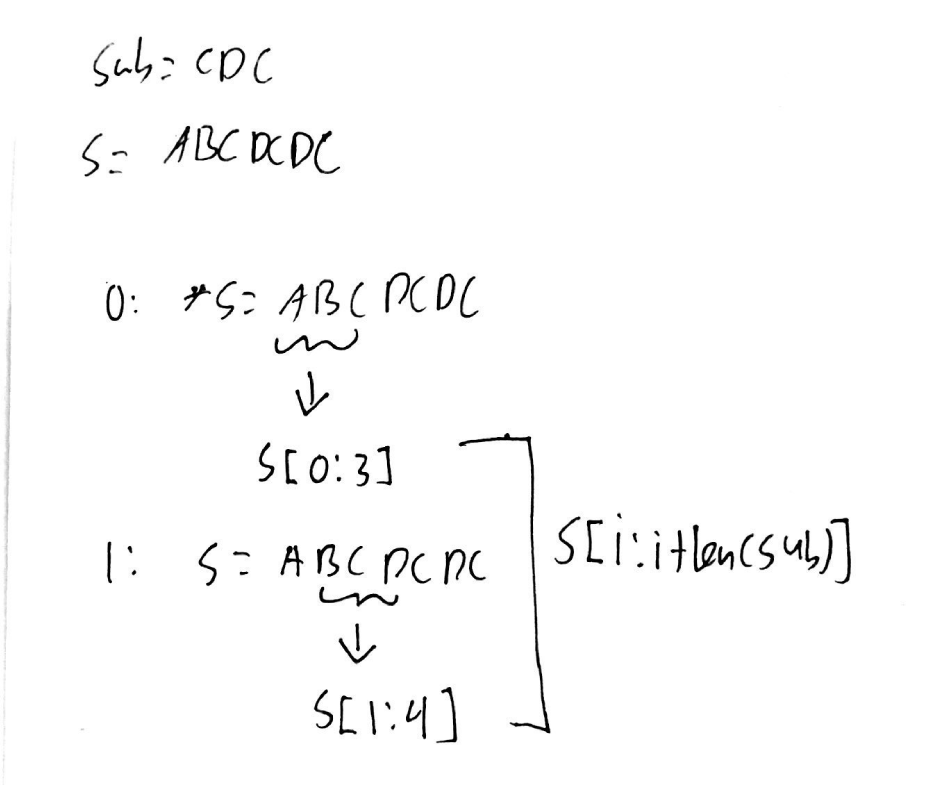
#> input picture Python/images/String_Find a string.jpg, 2808 x 2355 px (shown at 1/3 size)
$ jupyter execute template.ipynb
#> lines starting #> are read from the running program, lines starting #| are printed output that depends on the picture
[cell 1]
from PIL import Image
basewidth = 400
img = Image.open('images/String_Find a string.jpg')
#> img is the input picture: PIL image 2808x2355 RGB; min 0, max 255, mean 250.3
wpercent = (basewidth / float(img.size[0]))
#> wpercent = 0.142
hsize = int((float(img.size[1]) * float(wpercent)))
#> hsize = 335
img = img.resize((basewidth, hsize))
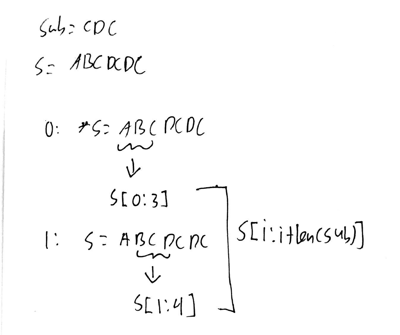
#> img: PIL image 400x335 RGB; min 0, max 255, mean 250.2
img


$ run again, with Python/images/Classes_Classes. Dealing with Complex Numbers.jpg copied over Python/images/String_Find a string.jpg
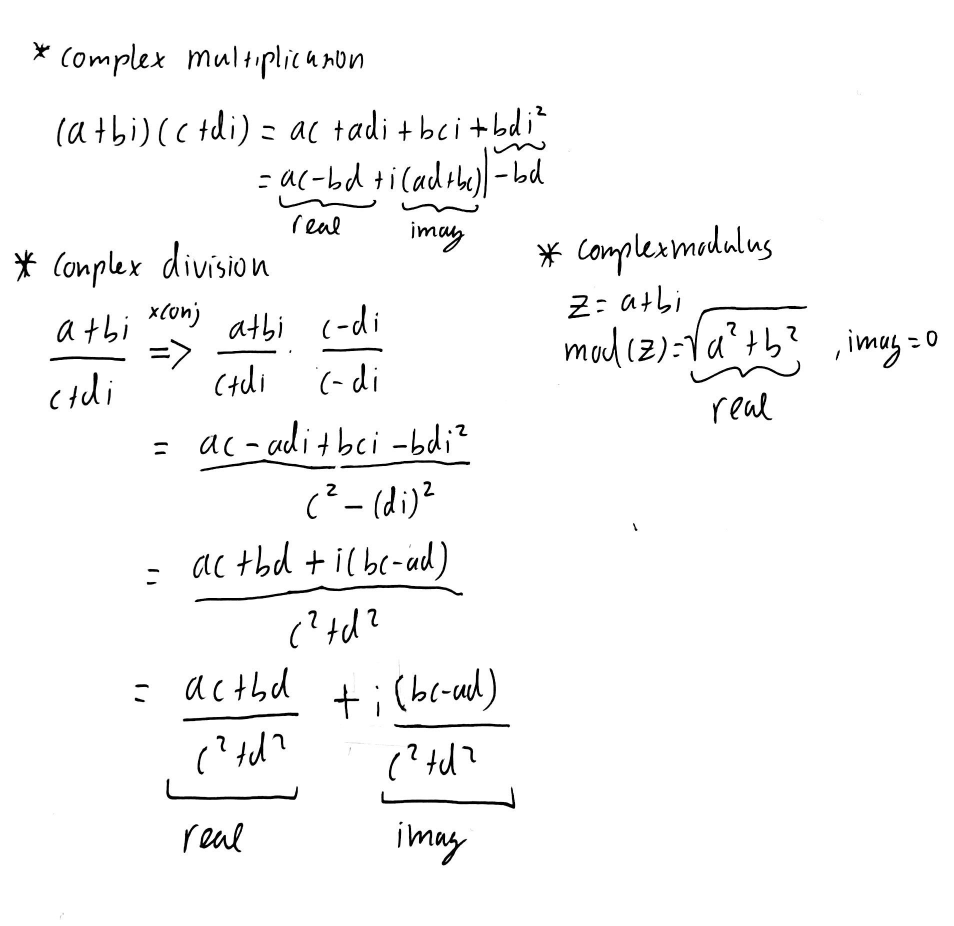
#> input picture Python/images/Classes_Classes. Dealing with Complex Numbers.jpg, 1908 x 1852 px (shown at 1/2 size)
#> img is the input picture: PIL image 1908x1852 RGB; min 0, max 255, mean 248
#> `img = img.resize((basewidth, hsize))`:
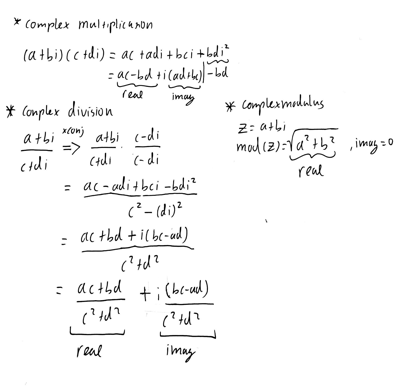
#> img: PIL image 400x388 RGB; min 0, max 255, mean 247.8

$ run again, with Python/images/Collections_Piling Up!.jpg copied over Python/images/String_Find a string.jpg
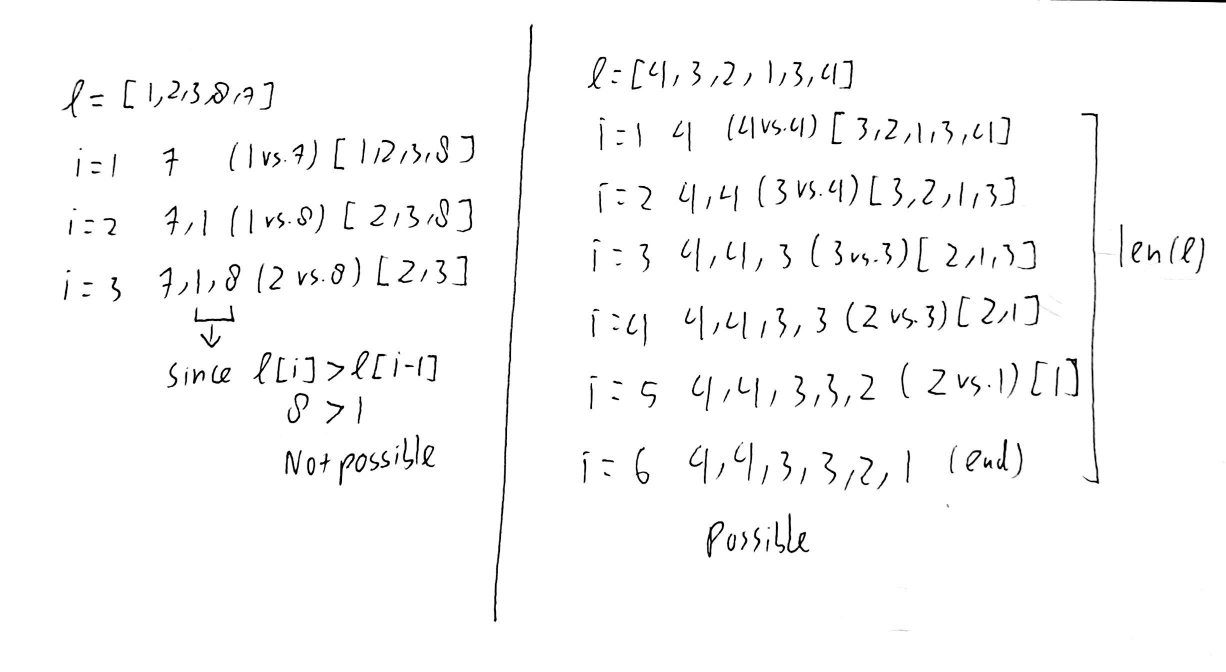
#> input picture Python/images/Collections_Piling Up!.jpg, 2452 x 1344 px (shown at 1/2 size)
#> img is the input picture: PIL image 2452x1344 RGB; min 0, max 255, mean 249.6
#> `img = img.resize((basewidth, hsize))`:
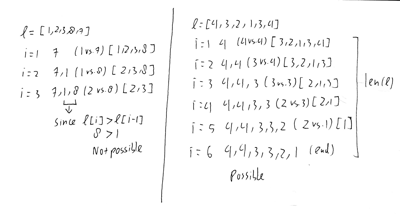
#> img: PIL image 400x219 RGB; min 18, max 255, mean 249.3
